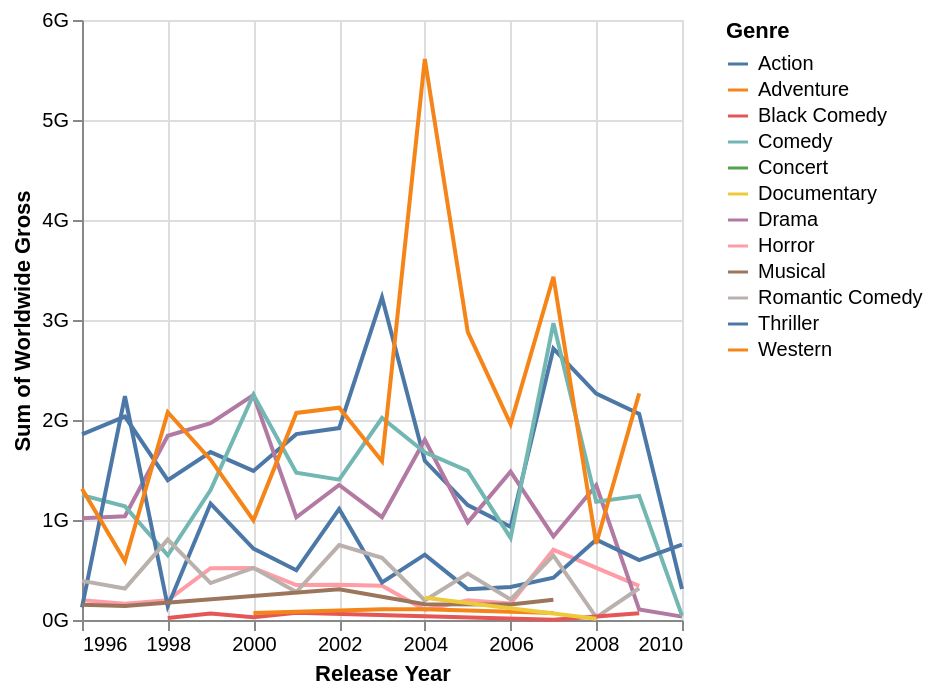

This figure's Vega-Lite source:
### Vega-Lite specification from a JSON file in a GitHub repository (floating-point values rounded to 4 significant figures; data arrays with more than 128 entries replaced by an {"elided": "..."} marker saying what was removed)
{"$schema": "https://vega.github.io/schema/vega-lite/v5.json", "mark": {"type": "line", "tooltip": true}, "encoding": {"y": {"field": "Worldwide Gross", "type": "quantitative", "aggregate": "sum", "axis": {"format": "s"}}, "color": {"field": "Genre", "type": "nominal"}, "x": {"field": "Release Year", "type": "temporal"}}, "data": {"values": {"elided": "709 records"}, "format": {"parse": {"Release Year": "date"}}}}
